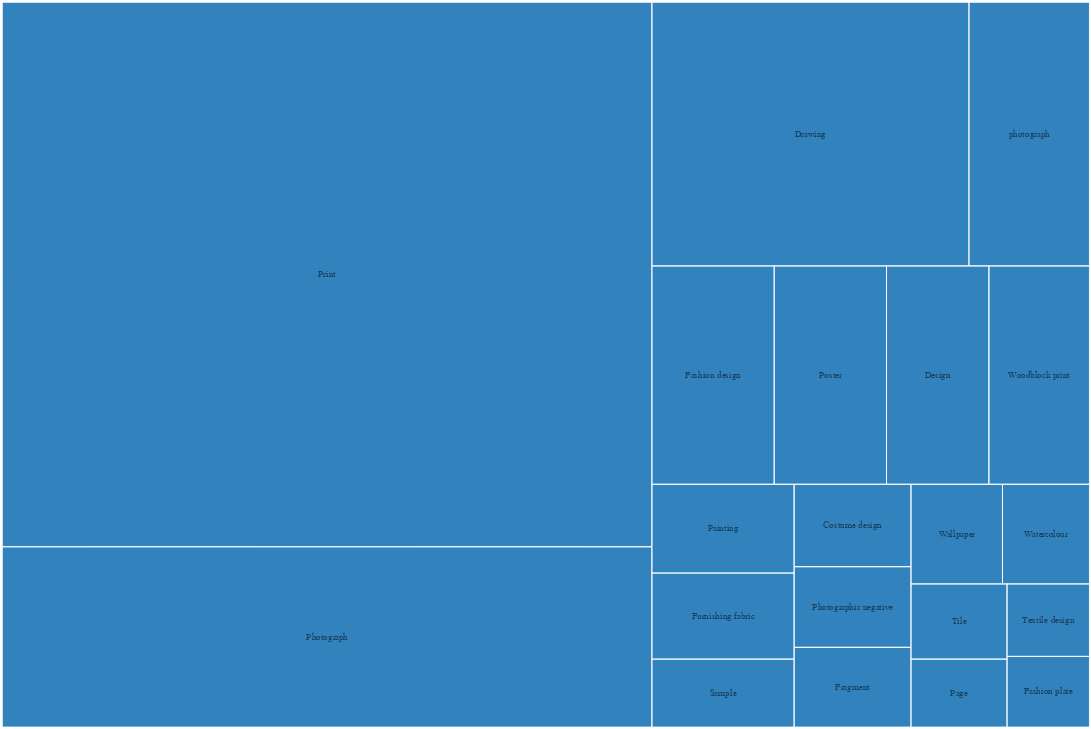

The notebook cell this image was saved under:
### Code cell
Vega({
  "$schema": "https://vega.github.io/schema/vega/v5.json",
  "description": "An example of treemap layout for hierarchical data.",
  "width": 1200,
  "height": 800,
  "padding": 2.5,
  "autosize": "none",

  "signals": [
    {
      "name": "layout", "value": "squarify",
      "bind": {
        "input": "select",
        "options": [
          "squarify",
          "binary",
          "slicedice"
        ]
      }
    },
    {
      "name": "aspectRatio", "value": 1.6,
      "bind": {"input": "range", "min": 1, "max": 5, "step": 0.1}
    }
  ],

  "data": [
    {
      "name": "tree",
      "values": person_json,
      "transform": [
        {
          "type": "stratify",
          "key": "id",
          "parentKey": "parent"
        },
        {
          "type": "treemap",
          "field": "value",
          "sort": {"field": "value", "order": "descending"},
          "round": True,
          "method": {"signal": "layout"},
          "ratio": {"signal": "aspectRatio"},
          "size": [{"signal": "width"}, {"signal": "height"}]
        }
      ]
    },
    {
      "name": "nodes",
      "source": "tree",
      "transform": [{ "type": "filter", "expr": "datum.children" }]
    },
    {
      "name": "leaves",
      "source": "tree",
      "transform": [{ "type": "filter", "expr": "datum.parent == 0" }]
    }
  ],

  "scales": [
    {
      "name": "color",
      "type": "ordinal",
      "domain": {"data": "nodes", "field": "name"},
      "range": [
        "#3182bd", "#6baed6", "#9ecae1", "#c6dbef", "#e6550d",
        "#fd8d3c", "#fdae6b", "#fdd0a2", "#31a354", "#74c476",
        "#a1d99b", "#c7e9c0", "#756bb1", "#9e9ac8", "#bcbddc",
        "#dadaeb", "#636363", "#969696", "#bdbdbd", "#d9d9d9"
      ]
    },
    {
      "name": "size",
      "type": "ordinal",
      "domain": [0, 1, 2, 3],
      "range": [256, 10, 20, 14]
    },
    {
      "name": "opacity",
      "type": "ordinal",
      "domain": [0, 1, 2, 3],
      "range": [0.15, 0.5, 0.8, 1.0]
    }
  ],

  "marks": [
    {
      "type": "rect",
      "from": {"data": "nodes"},
      "interactive": False,
      "encode": {
        "enter": {
          "fill": {"scale": "color", "field": "name"}
        },
        "update": {
          "x": {"field": "x0"},
          "y": {"field": "y0"},
          "x2": {"field": "x1"},
          "y2": {"field": "y1"}
        }
      }
    },
    {
      "type": "rect",
      "from": {"data": "leaves"},
      "encode": {
        "enter": {
          "stroke": {"value": "#fff"}
        },
        "update": {
          "x": {"field": "x0"},
          "y": {"field": "y0"},
          "x2": {"field": "x1"},
          "y2": {"field": "y1"},
          "fill": {"value": "transparent"}
        },
        "hover": {
          "fill": {"value": "red"}
        }
      }
    },
    {
      "type": "text",
      "from": {"data": "leaves"},
      "interactive": False,
      "encode": {
        "enter": {
          "font": {"value": "Helvetica Neue, Arial"},
          "align": {"value": "center"},
          "baseline": {"value": "middle"},
          "fill": {"value": "#000"},
          "text": {"field": "name"},
          "fontSize": {"scale": "size", "field": "depth"},
          "fillOpacity": {"scale": "opacity", "field": "depth"}
        },
        "update": {
          "x": {"signal": "0.5 * (datum.x0 + datum.x1)"},
          "y": {"signal": "0.5 * (datum.y0 + datum.y1)"}
        }
      }
    }
  ]
}
)

### Figure 1 — Vega specification as saved in the notebook (floating-point values rounded to 4 significant figures)
{"$schema": "https://vega.github.io/schema/vega/v5.json", "autosize": "none", "data": [{"name": "tree", "transform": [{"key": "id", "parentKey": "parent", "type": "stratify"}, {"field": "value", "method": {"signal": "layout"}, "ratio": {"signal": "aspectRatio"}, "round": true, "size": [{"signal": "width"}, {"signal": "height"}], "sort": {"field": "value", "order": "descending"}, "type": "treemap"}], "values": [{"children": 20, "depth": 0, "id": 0, "name": "Object Type", "value": 0, "x0": 0, "x1": 1200, "y0": 0, "y1": 800}, {"children": 0, "depth": 1, "id": 1, "name": "Print", "parent": "0", "value": 357977, "x0": 0, "x1": 717, "y0": 0, "y1": 601}, {"children": 0, "depth": 1, "id": 2, "name": "Photograph", "parent": "0", "value": 118304, "x0": 0, "x1": 717, "y0": 601, "y1": 800}, {"children": 0, "depth": 1, "id": 3, "name": "Drawing", "parent": "0", "value": 84576, "x0": 717, "x1": 1067, "y0": 0, "y1": 291}, {"children": 0, "depth": 1, "id": 4, "name": "photograph", "parent": "0", "value": 32023, "x0": 1067, "x1": 1200, "y0": 0, "y1": 291}, {"children": 0, "depth": 1, "id": 5, "name": "Fashion design", "parent": "0", "value": 26979, "x0": 717, "x1": 852, "y0": 291, "y1": 532}, {"children": 0, "depth": 1, "id": 6, "name": "Poster", "parent": "0", "value": 24918, "x0": 852, "x1": 976, "y0": 291, "y1": 532}, {"children": 0, "depth": 1, "id": 7, "name": "Design", "parent": "0", "value": 22731, "x0": 976, "x1": 1089, "y0": 291, "y1": 532}, {"children": 0, "depth": 1, "id": 8, "name": "Woodblock print", "parent": "0", "value": 22195, "x0": 1089, "x1": 1200, "y0": 291, "y1": 532}, {"children": 0, "depth": 1, "id": 9, "name": "Painting", "parent": "0", "value": 12703, "x0": 717, "x1": 874, "y0": 532, "y1": 630}, {"children": 0, "depth": 1, "id": 10, "name": "Furnishing fabric", "parent": "0", "value": 12324, "x0": 717, "x1": 874, "y0": 630, "y1": 725}, {"children": 0, "depth": 1, "id": 11, "name": "Sample", "parent": "0", "value": 9781, "x0": 717, "x1": 874, "y0": 725, "y1": 800}, {"children": 0, "depth": 1, "id": 12, "name": "Costume design", "parent": "0", "value": 9725, "x0": 874, "x1": 1003, "y0": 532, "y1": 623}, {"children": 0, "depth": 1, "id": 13, "name": "Photographic negative", "parent": "0", "value": 9550, "x0": 874, "x1": 1003, "y0": 623, "y1": 712}, {"children": 0, "depth": 1, "id": 14, "name": "Fragment", "parent": "0", "value": 9409, "x0": 874, "x1": 1003, "y0": 712, "y1": 800}, {"children": 0, "depth": 1, "id": 15, "name": "Wallpaper", "parent": "0", "value": 9144, "x0": 1003, "x1": 1104, "y0": 532, "y1": 642}, {"children": 0, "depth": 1, "id": 16, "name": "Watercolour", "parent": "0", "value": 8744, "x0": 1104, "x1": 1200, "y0": 532, "y1": 642}, {"children": 0, "depth": 1, "id": 17, "name": "Tile", "parent": "0", "value": 7303, "x0": 1003, "x1": 1109, "y0": 642, "y1": 725}, {"children": 0, "depth": 1, "id": 18, "name": "Page", "parent": "0", "value": 6605, "x0": 1003, "x1": 1109, "y0": 725, "y1": 800}, {"children": 0, "depth": 1, "id": 19, "name": "Textile design", "parent": "0", "value": 6037, "x0": 1109, "x1": 1200, "y0": 642, "y1": 722}, {"children": 0, "depth": 1, "id": 20, "name": "Fashion plate", "parent": "0", "value": 5915, "x0": 1109, "x1": 1200, "y0": 722, "y1": 800}]}, {"name": "nodes", "source": "tree", "transform": [{"expr": "datum.children", "type": "filter"}]}, {"name": "leaves", "source": "tree", "transform": [{"expr": "datum.parent == 0", "type": "filter"}]}], "description": "An example of treemap layout for hierarchical data.", "height": 800, "marks": [{"encode": {"enter": {"fill": {"field": "name", "scale": "color"}}, "update": {"x": {"field": "x0"}, "x2": {"field": "x1"}, "y": {"field": "y0"}, "y2": {"field": "y1"}}}, "from": {"data": "nodes"}, "interactive": false, "type": "rect"}, {"encode": {"enter": {"stroke": {"value": "#fff"}}, "hover": {"fill": {"value": "red"}}, "update": {"fill": {"value": "transparent"}, "x": {"field": "x0"}, "x2": {"field": "x1"}, "y": {"field": "y0"}, "y2": {"field": "y1"}}}, "from": {"data": "leaves"}, "type": "rect"}, {"encode": {"enter": {"align": {"value": "center"}, "baseline": {"value": "middle"}, "fill": {"value": "#000"}, "fillOpacity": {"field": "depth", "scale": "opacity"}, "font": {"value": "Helvetica Neue, Arial"}, "fontSize": {"field": "depth", "scale": "size"}, "text": {"field": "name"}}, "update": {"x": {"signal": "0.5 * (datum.x0 + datum.x1)"}, "y": {"signal": "0.5 * (datum.y0 + datum.y1)"}}}, "from": {"data": "leaves"}, "interactive": false, "type": "text"}], "padding": 2.5, "scales": [{"domain": {"data": "nodes", "field": "name"}, "name": "color", "range": ["#3182bd", "#6baed6", "#9ecae1", "#c6dbef", "#e6550d", "#fd8d3c", "#fdae6b", "#fdd0a2", "#31a354", "#74c476", "#a1d99b", "#c7e9c0", "#756bb1", "#9e9ac8", "#bcbddc", "#dadaeb", "#636363", "#969696", "#bdbdbd", "#d9d9d9"], "type": "ordinal"}, {"domain": [0, 1, 2, 3], "name": "size", "range": [256, 10, 20, 14], "type": "ordinal"}, {"domain": [0, 1, 2, 3], "name": "opacity", "range": [0.15, 0.5, 0.8, 1], "type": "ordinal"}], "signals": [{"bind": {"input": "select", "options": ["squarify", "binary", "slicedice"]}, "name": "layout", "value": "squarify"}, {"bind": {"input": "range", "max": 5, "min": 1, "step": 0.1}, "name": "aspectRatio", "value": 1.6}], "width": 1200}
